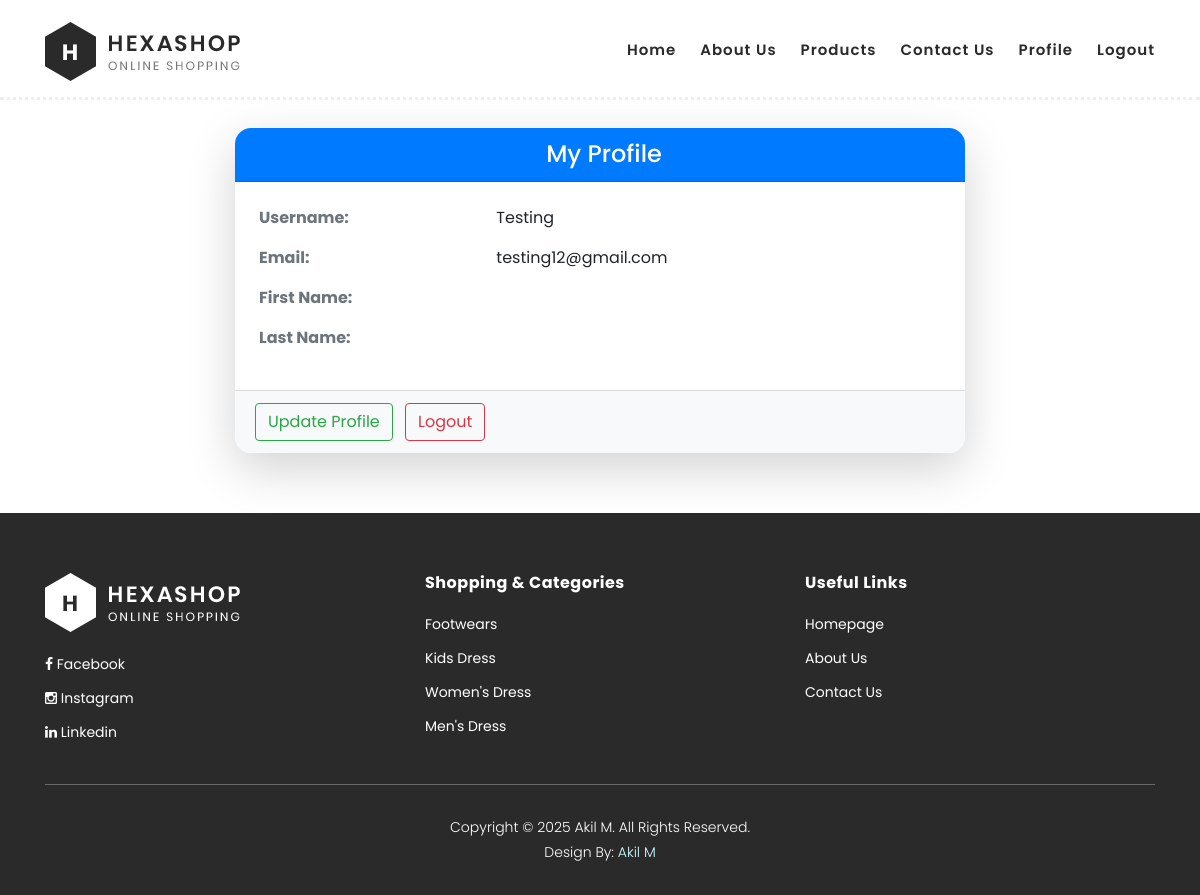
Page /profile/ (signed in) on the committed database.
### store/models.py (models this page shows, shortened)
class Category(models.Model):
    name = models.CharField(max_length=100)
    image = models.ImageField(upload_to='category_images/', blank=True, null=True)  # Optional image

### store/views.py (the view)
# urls.py: path('profile/', views.profile_view, name='profile'),
@login_required
def profile_view(request):
    return render(request, 'profile.html', {'user': request.user})

### store/context_processors.py (called while the page is built)
def categories_processor(request):
    return {
        'categories': Category.objects.order_by('-id')[:4]
    }

### store/templates/profile.html (shortened to what this page needs)
<!DOCTYPE html>
<html>
<head>
    <link href="https://cdn.jsdelivr.net/npm/bootstrap@5.3.0/dist/css/bootstrap.min.css" rel="stylesheet">
</head>
<body>
    {% include 'partials/header.html' %}
    <div class="about-us">
        <div class="container">
            <div class="row">
                <div class="container mt-5">
                    <div class="row justify-content-center">
                        <div class="col-md-8">
                            <div class="card shadow-lg border-0 rounded-4">
                                <div class="card-header bg-primary text-white text-center rounded-top-4">
                                    <h4 class="mb-0">My Profile</h4>
                                </div>
                                <div class="card-body p-4">
                                    <div class="row mb-3">
                                        <div class="col-4 fw-bold text-muted">Username:</div>
                                        <div class="col-8">{{ user.username }}</div>
                                    </div>
                                    <div class="row mb-3">
                                        <div class="col-4 fw-bold text-muted">Email:</div>
                                        <div class="col-8">{{ user.email }}</div>
                                    </div>
                                    <div class="row mb-3">
                                        <div class="col-4 fw-bold text-muted">First Name:</div>
                                        <div class="col-8">{{ user.first_name }}</div>
                                    </div>
                                    <div class="row mb-3">
                                        <div class="col-4 fw-bold text-muted">Last Name:</div>
                                        <div class="col-8">{{ user.last_name }}</div>
                                    </div>
                                </div>
                                <div class="card-footer bg-light rounded-bottom-4">
                                    <a href="#" class="btn btn-outline-success me-2">
                                         Update Profile
                                    </a>
                                    <a href="{% url 'logout' %}" class="btn btn-outline-danger me-2">
                                         Logout
                                    </a>
                                </div>
                            </div>
                        </div>
                    </div>
                </div>
            </div>
        </div>
    </div>
{% include 'partials/footer.html' %}
</body>
</html>

### store/templates/partials/footer.html (shortened to what this page needs)
{% load static %}
<!DOCTYPE html>
<html lang="en">
<footer>
        <div class="container">
            <div class="row">
                <div class="col-lg-4">
                    <div class="first-item">
                        <div class="logo">
                            <img src="{% static 'images/white-logo.png' %}" alt="hexashop ecommerce templatemo">
                        </div>
                        <ul>
                            <li><a href="#"><i class="fa fa-facebook"></i> Facebook</a></li>
                            <li><a href="#"><i class="fa fa-instagram"></i> Instagram</a></li>
                            <li><a href="#"><i class="fa fa-linkedin"></i> Linkedin</a></li>
                        </ul>
                    </div>
                </div>
                <div class="col-lg-4">
                    <h4>Shopping &amp; Categories</h4>
                    {% for category in categories %}
                    <ul>
                        <li><a href="{% url 'category_detail' category.id %}">{{ category.name }}</a></li>
                    </ul>
                    {% endfor %}
                </div>
                <div class="col-lg-4">
                    <h4>Useful Links</h4>
                    <ul>
                        <li><a href="/">Homepage</a></li>
                        <li><a href="{% url 'about' %}">About Us</a></li>
                        <li><a href="{% url 'contact' %}">Contact Us</a></li>
                    </ul>
                </div>
                <div class="col-lg-12">
                    <div class="under-footer">
                        <p>Copyright © 2025 Akil M. All Rights Reserved.
                        <br>Design By: <a href="#" target="_parent" title="free css templates">Akil M</a>
                    </div>
                </div>
            </div>
        </div>
    </footer>
</html>

### store/static/css/templatemo-hexashop.css (style rules this page uses)
html, body, div, span, applet, object, iframe, h1, h2, h3, h4, h5, h6, p, blockquote, div pre, a, abbr, acronym, address, big, cite, code, del, dfn, em, font, img, ins, kbd, q, s, samp, small, strike, strong, sub, sup, tt, var, b, u, i, center, dl, dt, dd, ol, ul, li, figure, header, nav, section, article, aside, footer, figcaption { margin: 0; padding: 0; border: 0; outline: 0; }
ul, li { padding: 0; margin: 0; list-style: none; }
header, nav, section, article, aside, footer, hgroup { display: block; }
* { box-sizing: border-box; }
html, body { font-family: 'Poppins', sans-serif; font-weight: 400; background-color: #fff; font-size: 16px; -ms-text-size-adjust: 100%; -webkit-font-smoothing: antialiased; -moz-osx-font-smoothing: grayscale; }
a { text-decoration: none !important; }
h1, h2, h3, h4, h5, h6 { margin-top: 0px; margin-bottom: 0px; }
ul { margin-bottom: 0px; }
p { font-size: 14px; line-height: 25px; color: #2a2a2a; }
html, body { background: #fff; font-family: 'Poppins', sans-serif; }
footer { margin-top: 60px; padding: 60px 0px 30px 0px; background-color: #2a2a2a; }
footer .logo { margin-bottom: 20px; }
footer ul li { display: block; margin-bottom: 10px; }
footer ul li a { font-size: 14px; color: #fff; transition: all .3s; }
footer h4 { letter-spacing: 0.5px; font-size: 16px; color: #fff; font-weight: 700; margin-bottom: 20px; }
footer .under-footer { margin-top: 30px; padding-top: 30px; text-align: center; border-top: 1px solid rgba(250,250,250,0.3); }
footer .under-footer p { color: #fff; font-size: 14px; font-weight: 300; }
footer .under-footer a { color: #cff; }
.about-us { margin-top: 80px; }

### rows in the picture
Category: name "Footwears"
Category: name "Kids Dress"
Category: name "Women's Dress"
Category: name "Men's Dress"

### other values in the picture
{{ user.username }} "Testing"
{{ user.email }} "testing12@gmail.com"
